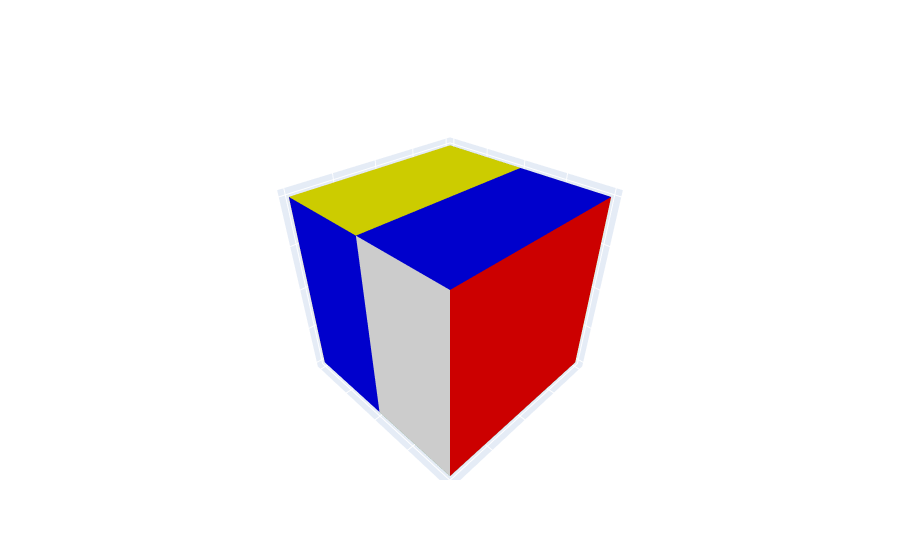

Notebook source saved alongside this figure:
### Code cell
my_cube.plot_current_state()

### Figure 1 — Plotly figure (JSON) as saved in the notebook; plotly's stock layout.template omitted (floating-point values rounded to 4 significant figures)
{"data": [{"facecolor": ["white", "white", "orange", "orange", "green", "green"], "i": [6, 6, 6, 6, 6, 6], "j": [4, 4, 1, 1, 3, 3], "k": [5, 7, 2, 5, 7, 2], "name": "y", "showscale": false, "type": "mesh3d", "x": [0, 0, -1, -1, 0, 0, -1, -1], "y": [0, -1, -1, 0, 0, -1, -1, 0], "z": [0, 0, 0, 0, -1, -1, -1, -1]}, {"facecolor": ["yellow", "yellow", "orange", "orange", "green", "green"], "i": [6, 6, 6, 6, 6, 6], "j": [4, 4, 1, 1, 3, 3], "k": [5, 7, 2, 5, 7, 2], "name": "y", "showscale": false, "type": "mesh3d", "x": [0, 0, -1, -1, 0, 0, -1, -1], "y": [0, -1, -1, 0, 0, -1, -1, 0], "z": [0, 0, 0, 0, 1, 1, 1, 1]}, {"facecolor": ["blue", "blue", "red", "red", "yellow", "yellow"], "i": [6, 6, 6, 6, 6, 6], "j": [4, 4, 1, 1, 3, 3], "k": [5, 7, 2, 5, 7, 2], "name": "y", "showscale": false, "type": "mesh3d", "x": [0, 0, -1, -1, 0, 0, -1, -1], "y": [0, 1, 1, 0, 0, 1, 1, 0], "z": [0, 0, 0, 0, 1, 1, 1, 1]}, {"facecolor": ["blue", "blue", "red", "red", "white", "white"], "i": [6, 6, 6, 6, 6, 6], "j": [4, 4, 1, 1, 3, 3], "k": [5, 7, 2, 5, 7, 2], "name": "y", "showscale": false, "type": "mesh3d", "x": [0, 0, 1, 1, 0, 0, 1, 1], "y": [0, 1, 1, 0, 0, 1, 1, 0], "z": [0, 0, 0, 0, 1, 1, 1, 1]}, {"facecolor": ["yellow", "yellow", "orange", "orange", "blue", "blue"], "i": [6, 6, 6, 6, 6, 6], "j": [4, 4, 1, 1, 3, 3], "k": [5, 7, 2, 5, 7, 2], "name": "y", "showscale": false, "type": "mesh3d", "x": [0, 0, 1, 1, 0, 0, 1, 1], "y": [0, -1, -1, 0, 0, -1, -1, 0], "z": [0, 0, 0, 0, 1, 1, 1, 1]}, {"facecolor": ["white", "white", "orange", "orange", "blue", "blue"], "i": [6, 6, 6, 6, 6, 6], "j": [4, 4, 1, 1, 3, 3], "k": [5, 7, 2, 5, 7, 2], "name": "y", "showscale": false, "type": "mesh3d", "x": [0, 0, 1, 1, 0, 0, 1, 1], "y": [0, -1, -1, 0, 0, -1, -1, 0], "z": [0, 0, 0, 0, -1, -1, -1, -1]}, {"facecolor": ["green", "green", "red", "red", "white", "white"], "i": [6, 6, 6, 6, 6, 6], "j": [4, 4, 1, 1, 3, 3], "k": [5, 7, 2, 5, 7, 2], "name": "y", "showscale": false, "type": "mesh3d", "x": [0, 0, 1, 1, 0, 0, 1, 1], "y": [0, 1, 1, 0, 0, 1, 1, 0], "z": [0, 0, 0, 0, -1, -1, -1, -1]}, {"facecolor": ["green", "green", "red", "red", "yellow", "yellow"], "i": [6, 6, 6, 6, 6, 6], "j": [4, 4, 1, 1, 3, 3], "k": [5, 7, 2, 5, 7, 2], "name": "y", "showscale": false, "type": "mesh3d", "x": [0, 0, -1, -1, 0, 0, -1, -1], "y": [0, 1, 1, 0, 0, 1, 1, 0], "z": [0, 0, 0, 0, -1, -1, -1, -1]}], "layout": {"scene": {"xaxis": {"showticklabels": false, "title": {"text": ""}}, "yaxis": {"showticklabels": false, "title": {"text": ""}}, "zaxis": {"showticklabels": false, "title": {"text": ""}}}}}
